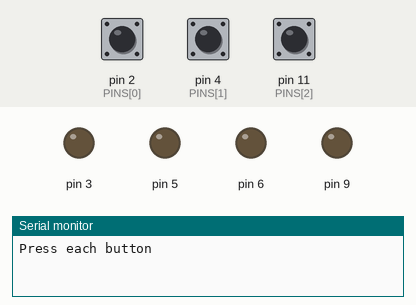
This sketch was run on a simulated Arduino Uno, built with avr-gcc and run on an emulated ATmega328P. Parts: output pins drawn as LEDs (lit = HIGH), the last lines printed to the serial monitor. Inputs (shaded band) come from the test bench; at power-on: pin 2 (PINS[0]) HIGH, pin 4 (PINS[1]) HIGH, pin 11 (PINS[2]) HIGH.

Above: at 1.2 s.
1.3 s: pin 2 (PINS[0]) pulled LOW for 0.15 s
At 1.45 s:
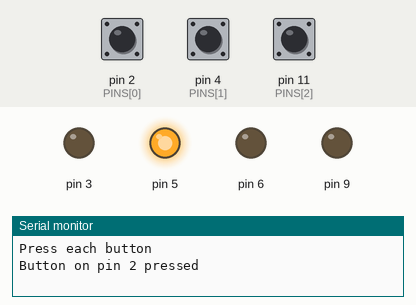
3.1 s: pin 4 (PINS[1]) pulled LOW for 0.15 s
At 3.25 s:
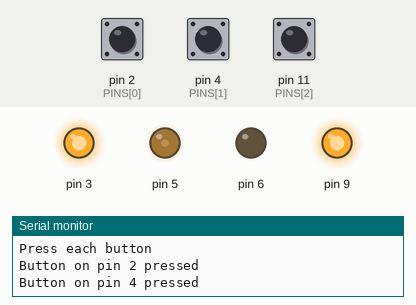
4.9 s: pin 2 (PINS[0]) pulled LOW for 1 s
At 6.3 s:
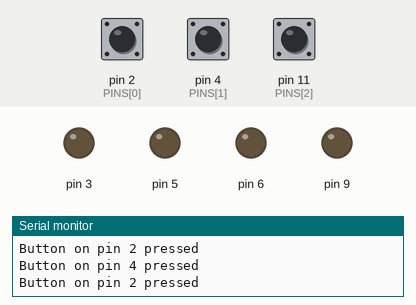
Timing chart, 0 to 7.9 s (numbered marks = the images above; inputs shaded):
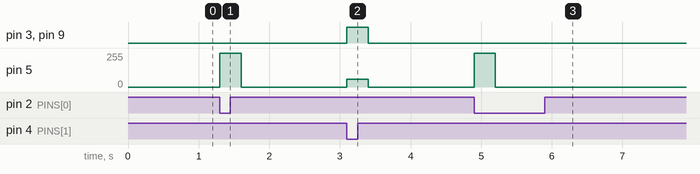

Measured:
- after the input at 1.3 s, pin 5: 0/255 → 255/255 at once, → 0/255 0.30 s later
- after the input at 3.1 s, pin 3, pin 9: LOW → HIGH at once, → LOW 0.30 s later; pin 5: 0/255 → 60/255 at once, → 0/255 0.30 s later
- after the input at 4.9 s, pin 5: 0/255 → 255/255 at once, → 0/255 0.30 s later

The sketch:

button_test.ino
```cpp
// Button test: shows which pin each button is on.
// Open Serial Monitor at 115200 and press each button.
//   "I'm OK" on pin 2: green flash
//   "Get help" on pin 4 or 11: orange flash and a beep
// If "Get help" shows up on pin 11, set HELP_BUTTON_PIN to 11 in the main sketch.

const int PINS[] = {2, 4, 11};
const int N = 3;
int last[N];

void setup() {
  Serial.begin(115200);
  for (int i = 0; i < N; i++) {
    pinMode(PINS[i], INPUT_PULLUP);
    last[i] = HIGH;
  }
  pinMode(3, OUTPUT); pinMode(5, OUTPUT); pinMode(6, OUTPUT); pinMode(9, OUTPUT);
  Serial.println("Press each button");
}

void loop() {
  for (int i = 0; i < N; i++) {
    int now = digitalRead(PINS[i]);
    if (now == LOW && last[i] == HIGH) {
      Serial.print("Button on pin ");
      Serial.print(PINS[i]);
      Serial.println(" pressed");
      if (PINS[i] == 2) {          // I'm OK: green flash
        analogWrite(5, 255); delay(300); analogWrite(5, 0);
      } else {                     // Get help: orange flash and a beep
        analogWrite(3, 255); analogWrite(5, 60); digitalWrite(9, HIGH);
        delay(300);
        analogWrite(3, 0); analogWrite(5, 0); digitalWrite(9, LOW);
      }
      delay(50);
    }
    last[i] = now;
  }
}
```
